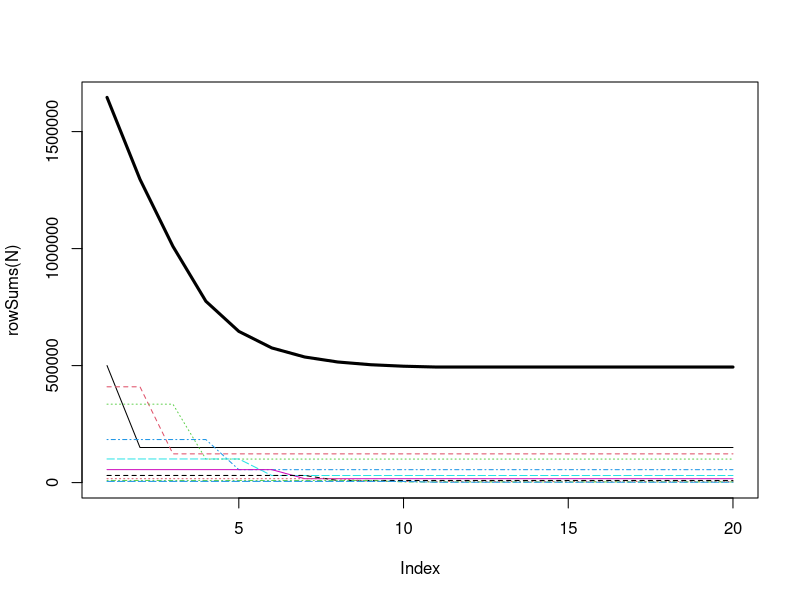

The R script that drew this image:
rm(list=ls())

#
#FUNCTIONS
#

#
live = function(Na, a, af, nm, fm){
	#Na : number at age
	#a  : age
	#af : age suseptible to fishing
	#nm : natural mortality
	#fm : fishing mortality
	#
	#value : iterate population size forward one step

	#assume population is not in the fishery, but if it is include fishing mortality
        Na1 = Na*exp(-nm)
        if(a>=af){ Na1 = Na*exp(-nm-fm) }
	#
        return( Na1 )
}

#
spawn = function(S, a, b){
        #S : spawning biomass
        #a : BH a parameter
        #b : BH b parameter
	#
	#value : the number of recruits from the given biomass, assuming BH spawning
	
        #
        return( a*S/(1+b*S) )
}

#allometric relationship between length and weight
LtoW = function(l, rho){ 
	#l 	: length
	#rho	: the allometric coefficient between length and weight
	#
	#value 	: the weight of and individual of given length

	#
	return( rho*l^3 )
}

#execute VB growth to convert ages to lengths
AtoL = function(a, a0, k, Linf){ 
	#a	: age
	#a0	: reference age
	#k	: growth constanst
	#Linf	: maximum length
	#
	#value 	: the length of an individual at age a, assuming VB growth.
		
	#
	return( Linf*(1-exp(-k*(a-a0))) ) 
}

#
#GIVENS
#

#max time
Tea = 20
#max age
A   = 10
#allometric coefficient
rho = 0.1
#VB parameters
k   = 0.25
Linf= 50
a0  = 0
nm  = 0.2
fm  = 0.4
#BH parameters
bhA = 3
bhB = 1/50000
#age suseptable to fishing
Af  = 3
#age of first spawn 
As  = 3

#
#ITERATE FORWARD
#

#spawning weights
Ws = LtoW(AtoL(As:A,a0,k,Linf),rho)

#
N = matrix(NA, nrow=Tea, ncol=A)
colnames(N) = sprintf("AGE %d", 1:10)
colnames(N)[As] = sprintf("%s (As)", colnames(N)[As])
colnames(N)[Af] = sprintf("%s (Af)", colnames(N)[Af])
rownames(N) = sprintf("TIME %d", 1:Tea)

#fill in first row
N[1,1] = 500000
for(a in 1:(A-1)){ 
	N[1,a+1] = live(N[1,a], a, Af, nm, fm) 
}

#fill the rest of the matrix
for(t in 1:(Tea-1)){
	#live and die in LA
	for(a in 1:(A-1)){
		N[t+1,a+1] = live(N[t,a], a, Af, nm, fm)
	}
	#baby makin
	S = Ws %*% N[t,As:A]
	N[t+1,1] = spawn(S, bhA, bhB)
}

#
#PLOT
#

#dev.new()
plot(rowSums(N), type='l', ylim=c(0, max(rowSums(N))), lwd=3)
matplot(N, type='l', add=T)





